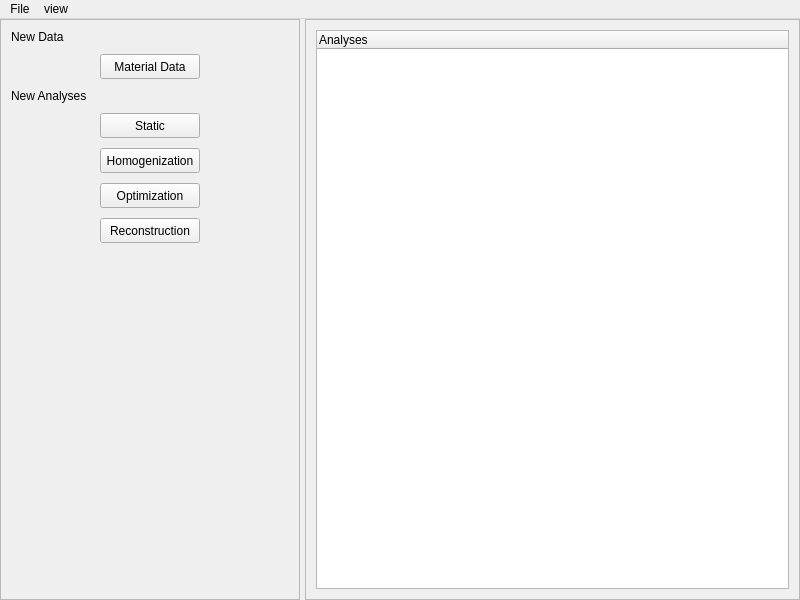
<?xml version="1.0" encoding="UTF-8"?>
<ui version="4.0">
 <class>OpenLattice_Lite</class>
 <widget class="QMainWindow" name="OpenLattice_Lite">
  <property name="geometry">
   <rect>
    <x>0</x>
    <y>0</y>
    <width>800</width>
    <height>600</height>
   </rect>
  </property>
  <property name="maximumSize">
   <size>
    <width>800</width>
    <height>600</height>
   </size>
  </property>
  <property name="windowTitle">
   <string>OpenLattice Lite</string>
  </property>
  <widget class="QWidget" name="centralwidget">
   <layout class="QHBoxLayout" name="horizontalLayout">
    <property name="spacing">
     <number>5</number>
    </property>
    <property name="leftMargin">
     <number>0</number>
    </property>
    <property name="topMargin">
     <number>0</number>
    </property>
    <property name="rightMargin">
     <number>0</number>
    </property>
    <property name="bottomMargin">
     <number>0</number>
    </property>
    <item>
     <widget class="QFrame" name="frame_applications">
      <property name="minimumSize">
       <size>
        <width>300</width>
        <height>0</height>
       </size>
      </property>
      <property name="maximumSize">
       <size>
        <width>300</width>
        <height>16777215</height>
       </size>
      </property>
      <property name="frameShape">
       <enum>QFrame::StyledPanel</enum>
      </property>
      <property name="frameShadow">
       <enum>QFrame::Raised</enum>
      </property>
      <layout class="QVBoxLayout" name="verticalLayout_2">
       <property name="spacing">
        <number>10</number>
       </property>
       <property name="leftMargin">
        <number>10</number>
       </property>
       <property name="topMargin">
        <number>10</number>
       </property>
       <property name="rightMargin">
        <number>10</number>
       </property>
       <property name="bottomMargin">
        <number>10</number>
       </property>
       <item>
        <widget class="QLabel" name="label_new_data">
         <property name="text">
          <string>New Data</string>
         </property>
        </widget>
       </item>
       <item alignment="Qt::AlignHCenter">
        <widget class="QPushButton" name="pushButton_material_data">
         <property name="minimumSize">
          <size>
           <width>100</width>
           <height>25</height>
          </size>
         </property>
         <property name="maximumSize">
          <size>
           <width>100</width>
           <height>25</height>
          </size>
         </property>
         <property name="text">
          <string>Material Data</string>
         </property>
        </widget>
       </item>
       <item>
        <widget class="QLabel" name="label_new_analyses">
         <property name="text">
          <string>New Analyses</string>
         </property>
        </widget>
       </item>
       <item alignment="Qt::AlignHCenter">
        <widget class="QPushButton" name="pushButton_static">
         <property name="minimumSize">
          <size>
           <width>100</width>
           <height>25</height>
          </size>
         </property>
         <property name="maximumSize">
          <size>
           <width>100</width>
           <height>25</height>
          </size>
         </property>
         <property name="text">
          <string>Static</string>
         </property>
        </widget>
       </item>
       <item alignment="Qt::AlignHCenter">
        <widget class="QPushButton" name="pushButton_homogenization">
         <property name="minimumSize">
          <size>
           <width>100</width>
           <height>25</height>
          </size>
         </property>
         <property name="maximumSize">
          <size>
           <width>100</width>
           <height>25</height>
          </size>
         </property>
         <property name="text">
          <string>Homogenization</string>
         </property>
        </widget>
       </item>
       <item alignment="Qt::AlignHCenter">
        <widget class="QPushButton" name="pushButton_optimization">
         <property name="minimumSize">
          <size>
           <width>100</width>
           <height>25</height>
          </size>
         </property>
         <property name="maximumSize">
          <size>
           <width>100</width>
           <height>25</height>
          </size>
         </property>
         <property name="text">
          <string>Optimization</string>
         </property>
        </widget>
       </item>
       <item alignment="Qt::AlignHCenter">
        <widget class="QPushButton" name="pushButton_reconstruction">
         <property name="minimumSize">
          <size>
           <width>100</width>
           <height>25</height>
          </size>
         </property>
         <property name="maximumSize">
          <size>
           <width>100</width>
           <height>25</height>
          </size>
         </property>
         <property name="text">
          <string>Reconstruction</string>
         </property>
        </widget>
       </item>
       <item>
        <spacer name="verticalSpacer">
         <property name="orientation">
          <enum>Qt::Vertical</enum>
         </property>
         <property name="sizeHint" stdset="0">
          <size>
           <width>20</width>
           <height>40</height>
          </size>
         </property>
        </spacer>
       </item>
      </layout>
     </widget>
    </item>
    <item>
     <widget class="QFrame" name="frame_models">
      <property name="frameShape">
       <enum>QFrame::StyledPanel</enum>
      </property>
      <property name="frameShadow">
       <enum>QFrame::Raised</enum>
      </property>
      <layout class="QVBoxLayout" name="verticalLayout">
       <property name="spacing">
        <number>10</number>
       </property>
       <property name="leftMargin">
        <number>10</number>
       </property>
       <property name="topMargin">
        <number>10</number>
       </property>
       <property name="rightMargin">
        <number>10</number>
       </property>
       <property name="bottomMargin">
        <number>10</number>
       </property>
       <item>
        <widget class="QTreeWidget" name="treeWidget">
         <column>
          <property name="text">
           <string>Analyses</string>
          </property>
         </column>
        </widget>
       </item>
      </layout>
     </widget>
    </item>
   </layout>
  </widget>
  <widget class="QMenuBar" name="menubar">
   <property name="geometry">
    <rect>
     <x>0</x>
     <y>0</y>
     <width>800</width>
     <height>22</height>
    </rect>
   </property>
   <widget class="QMenu" name="menuFile">
    <property name="title">
     <string>File</string>
    </property>
    <addaction name="actionImport"/>
    <addaction name="actionExport"/>
   </widget>
   <widget class="QMenu" name="menuview">
    <property name="title">
     <string>view</string>
    </property>
    <addaction name="actionAnalysis_Based"/>
    <addaction name="actionProject_Based"/>
   </widget>
   <addaction name="menuFile"/>
   <addaction name="menuview"/>
  </widget>
  <action name="actionImport">
   <property name="text">
    <string>Import</string>
   </property>
  </action>
  <action name="actionExport">
   <property name="text">
    <string>Export</string>
   </property>
  </action>
  <action name="actionAnalysis_Based">
   <property name="text">
    <string>Analysis Based</string>
   </property>
  </action>
  <action name="actionProject_Based">
   <property name="enabled">
    <bool>false</bool>
   </property>
   <property name="text">
    <string>Project Based</string>
   </property>
  </action>
 </widget>
 <resources/>
 <connections/>
</ui>
